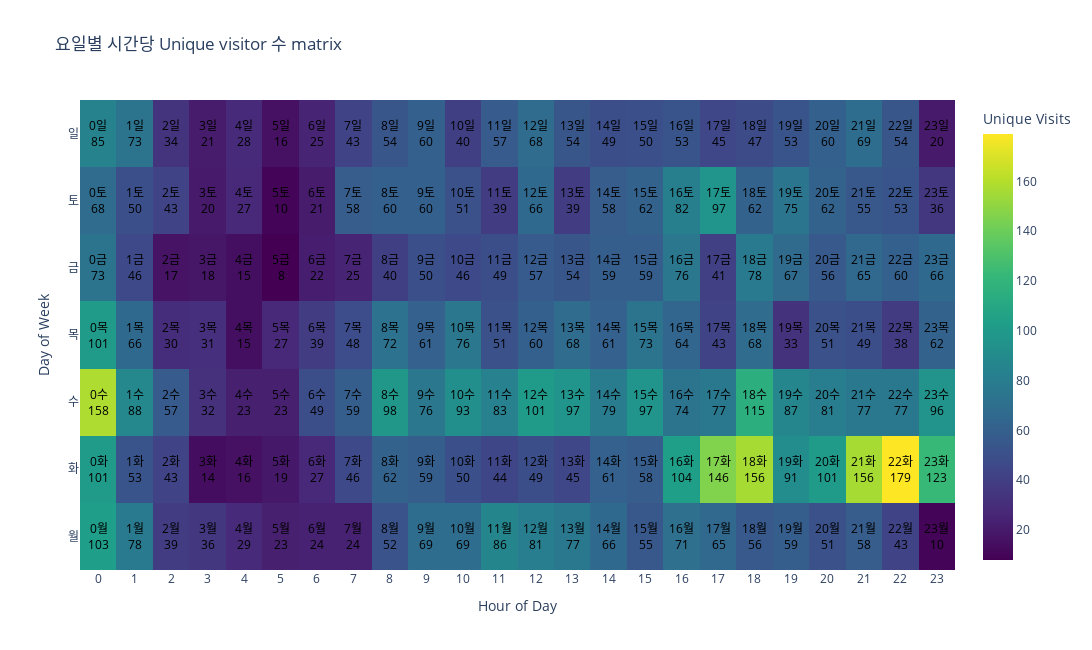

This figure's notebook cell:
### Code cell
# Pivot the data to create a matrix
matrix = data.pivot('day_of_week', 'visit_hour', 'unique_daily_visits').fillna(0)

# Calculate the total for percentages
total = matrix.sum().sum()

# Create the hover text and annotations: count, and merged labels
hover_text = []
annotations = []
days_of_week = ['', '월', '화', '수', '목', '금', '토', '일']
for i, day in enumerate(matrix.index):
    hover_row = []
    for j, hour in enumerate(matrix.columns):
        text = f"{matrix.at[day, hour]} visits<br>{days_of_week[i]} {hour}시"
        hover_row.append(text)

        # If count is more than 0, create an annotation
        if matrix.at[day, hour] > 0:
            annotations.append({
                "x": hour,
                "y": day,
                "xref": "x",
                "yref": "y",
                "text": f"{int(hour)}{days_of_week[i+1]}<br>{int(matrix.at[day, hour])}",
                "showarrow": False,
                "font": {
                    "color": "black"
                }
            })
    hover_text.append(hover_row)

# Create the heatmap
fig = go.Figure(data=go.Heatmap(
    z=matrix.values,
    x=matrix.columns,
    y=matrix.index,
    colorscale='Viridis',
    hoverinfo='text',
    text=hover_text,
    colorbar=dict(title='Unique Visits')
))

fig.update_layout(
    title="요일별 시간당 Unique visitor 수 matrix",
    xaxis=dict(title="Hour of Day", tickvals=list(range(25)), ticktext=[str(i) for i in range(25)]),
    yaxis=dict(title="Day of Week", tickvals=list(range(8)), ticktext=days_of_week),
    annotations=annotations, height=650, width=2000
)

fig.show()

### Figure 1 — Plotly figure (JSON) as saved in the notebook; plotly's stock layout.template omitted (floating-point values rounded to 4 significant figures; data arrays with more than 128 entries replaced by an {"elided": "..."} marker saying what was removed)
{"data": [{"colorbar": {"title": {"text": "Unique Visits"}}, "colorscale": [[0, "#440154"], [0.1111, "#482878"], [0.2222, "#3e4989"], [0.3333, "#31688e"], [0.4444, "#26828e"], [0.5556, "#1f9e89"], [0.6667, "#35b779"], [0.7778, "#6ece58"], [0.8889, "#b5de2b"], [1, "#fde725"]], "hoverinfo": "text", "text": {"elided": "7x24 str values"}, "type": "heatmap", "x": [0, 1, 2, 3, 4, 5, 6, 7, 8, 9, 10, 11, 12, 13, 14, 15, 16, 17, 18, 19, 20, 21, 22, 23], "y": [1, 2, 3, 4, 5, 6, 7], "z": {"elided": "7x24 int values"}}], "layout": {"annotations": [{"font": {"color": "black"}, "showarrow": false, "text": "0월<br>103", "x": 0, "xref": "x", "y": 1, "yref": "y"}, {"font": {"color": "black"}, "showarrow": false, "text": "1월<br>78", "x": 1, "xref": "x", "y": 1, "yref": "y"}, {"font": {"color": "black"}, "showarrow": false, "text": "2월<br>39", "x": 2, "xref": "x", "y": 1, "yref": "y"}, {"font": {"color": "black"}, "showarrow": false, "text": "3월<br>36", "x": 3, "xref": "x", "y": 1, "yref": "y"}, {"font": {"color": "black"}, "showarrow": false, "text": "4월<br>29", "x": 4, "xref": "x", "y": 1, "yref": "y"}, {"font": {"color": "black"}, "showarrow": false, "text": "5월<br>23", "x": 5, "xref": "x", "y": 1, "yref": "y"}, {"font": {"color": "black"}, "showarrow": false, "text": "6월<br>24", "x": 6, "xref": "x", "y": 1, "yref": "y"}, {"font": {"color": "black"}, "showarrow": false, "text": "7월<br>24", "x": 7, "xref": "x", "y": 1, "yref": "y"}, {"font": {"color": "black"}, "showarrow": false, "text": "8월<br>52", "x": 8, "xref": "x", "y": 1, "yref": "y"}, {"font": {"color": "black"}, "showarrow": false, "text": "9월<br>69", "x": 9, "xref": "x", "y": 1, "yref": "y"}, {"font": {"color": "black"}, "showarrow": false, "text": "10월<br>69", "x": 10, "xref": "x", "y": 1, "yref": "y"}, {"font": {"color": "black"}, "showarrow": false, "text": "11월<br>86", "x": 11, "xref": "x", "y": 1, "yref": "y"}, {"font": {"color": "black"}, "showarrow": false, "text": "12월<br>81", "x": 12, "xref": "x", "y": 1, "yref": "y"}, {"font": {"color": "black"}, "showarrow": false, "text": "13월<br>77", "x": 13, "xref": "x", "y": 1, "yref": "y"}, {"font": {"color": "black"}, "showarrow": false, "text": "14월<br>66", "x": 14, "xref": "x", "y": 1, "yref": "y"}, {"font": {"color": "black"}, "showarrow": false, "text": "15월<br>55", "x": 15, "xref": "x", "y": 1, "yref": "y"}, {"font": {"color": "black"}, "showarrow": false, "text": "16월<br>71", "x": 16, "xref": "x", "y": 1, "yref": "y"}, {"font": {"color": "black"}, "showarrow": false, "text": "17월<br>65", "x": 17, "xref": "x", "y": 1, "yref": "y"}, {"font": {"color": "black"}, "showarrow": false, "text": "18월<br>56", "x": 18, "xref": "x", "y": 1, "yref": "y"}, {"font": {"color": "black"}, "showarrow": false, "text": "19월<br>59", "x": 19, "xref": "x", "y": 1, "yref": "y"}, {"font": {"color": "black"}, "showarrow": false, "text": "20월<br>51", "x": 20, "xref": "x", "y": 1, "yref": "y"}, {"font": {"color": "black"}, "showarrow": false, "text": "21월<br>58", "x": 21, "xref": "x", "y": 1, "yref": "y"}, {"font": {"color": "black"}, "showarrow": false, "text": "22월<br>43", "x": 22, "xref": "x", "y": 1, "yref": "y"}, {"font": {"color": "black"}, "showarrow": false, "text": "23월<br>10", "x": 23, "xref": "x", "y": 1, "yref": "y"}, {"font": {"color": "black"}, "showarrow": false, "text": "0화<br>101", "x": 0, "xref": "x", "y": 2, "yref": "y"}, {"font": {"color": "black"}, "showarrow": false, "text": "1화<br>53", "x": 1, "xref": "x", "y": 2, "yref": "y"}, {"font": {"color": "black"}, "showarrow": false, "text": "2화<br>43", "x": 2, "xref": "x", "y": 2, "yref": "y"}, {"font": {"color": "black"}, "showarrow": false, "text": "3화<br>14", "x": 3, "xref": "x", "y": 2, "yref": "y"}, {"font": {"color": "black"}, "showarrow": false, "text": "4화<br>16", "x": 4, "xref": "x", "y": 2, "yref": "y"}, {"font": {"color": "black"}, "showarrow": false, "text": "5화<br>19", "x": 5, "xref": "x", "y": 2, "yref": "y"}, {"font": {"color": "black"}, "showarrow": false, "text": "6화<br>27", "x": 6, "xref": "x", "y": 2, "yref": "y"}, {"font": {"color": "black"}, "showarrow": false, "text": "7화<br>46", "x": 7, "xref": "x", "y": 2, "yref": "y"}, {"font": {"color": "black"}, "showarrow": false, "text": "8화<br>62", "x": 8, "xref": "x", "y": 2, "yref": "y"}, {"font": {"color": "black"}, "showarrow": false, "text": "9화<br>59", "x": 9, "xref": "x", "y": 2, "yref": "y"}, {"font": {"color": "black"}, "showarrow": false, "text": "10화<br>50", "x": 10, "xref": "x", "y": 2, "yref": "y"}, {"font": {"color": "black"}, "showarrow": false, "text": "11화<br>44", "x": 11, "xref": "x", "y": 2, "yref": "y"}, {"font": {"color": "black"}, "showarrow": false, "text": "12화<br>49", "x": 12, "xref": "x", "y": 2, "yref": "y"}, {"font": {"color": "black"}, "showarrow": false, "text": "13화<br>45", "x": 13, "xref": "x", "y": 2, "yref": "y"}, {"font": {"color": "black"}, "showarrow": false, "text": "14화<br>61", "x": 14, "xref": "x", "y": 2, "yref": "y"}, {"font": {"color": "black"}, "showarrow": false, "text": "15화<br>58", "x": 15, "xref": "x", "y": 2, "yref": "y"}, {"font": {"color": "black"}, "showarrow": false, "text": "16화<br>104", "x": 16, "xref": "x", "y": 2, "yref": "y"}, {"font": {"color": "black"}, "showarrow": false, "text": "17화<br>146", "x": 17, "xref": "x", "y": 2, "yref": "y"}, {"font": {"color": "black"}, "showarrow": false, "text": "18화<br>156", "x": 18, "xref": "x", "y": 2, "yref": "y"}, {"font": {"color": "black"}, "showarrow": false, "text": "19화<br>91", "x": 19, "xref": "x", "y": 2, "yref": "y"}, {"font": {"color": "black"}, "showarrow": false, "text": "20화<br>101", "x": 20, "xref": "x", "y": 2, "yref": "y"}, {"font": {"color": "black"}, "showarrow": false, "text": "21화<br>156", "x": 21, "xref": "x", "y": 2, "yref": "y"}, {"font": {"color": "black"}, "showarrow": false, "text": "22화<br>179", "x": 22, "xref": "x", "y": 2, "yref": "y"}, {"font": {"color": "black"}, "showarrow": false, "text": "23화<br>123", "x": 23, "xref": "x", "y": 2, "yref": "y"}, {"font": {"color": "black"}, "showarrow": false, "text": "0수<br>158", "x": 0, "xref": "x", "y": 3, "yref": "y"}, {"font": {"color": "black"}, "showarrow": false, "text": "1수<br>88", "x": 1, "xref": "x", "y": 3, "yref": "y"}, {"font": {"color": "black"}, "showarrow": false, "text": "2수<br>57", "x": 2, "xref": "x", "y": 3, "yref": "y"}, {"font": {"color": "black"}, "showarrow": false, "text": "3수<br>32", "x": 3, "xref": "x", "y": 3, "yref": "y"}, {"font": {"color": "black"}, "showarrow": false, "text": "4수<br>23", "x": 4, "xref": "x", "y": 3, "yref": "y"}, {"font": {"color": "black"}, "showarrow": false, "text": "5수<br>23", "x": 5, "xref": "x", "y": 3, "yref": "y"}, {"font": {"color": "black"}, "showarrow": false, "text": "6수<br>49", "x": 6, "xref": "x", "y": 3, "yref": "y"}, {"font": {"color": "black"}, "showarrow": false, "text": "7수<br>59", "x": 7, "xref": "x", "y": 3, "yref": "y"}, {"font": {"color": "black"}, "showarrow": false, "text": "8수<br>98", "x": 8, "xref": "x", "y": 3, "yref": "y"}, {"font": {"color": "black"}, "showarrow": false, "text": "9수<br>76", "x": 9, "xref": "x", "y": 3, "yref": "y"}, {"font": {"color": "black"}, "showarrow": false, "text": "10수<br>93", "x": 10, "xref": "x", "y": 3, "yref": "y"}, {"font": {"color": "black"}, "showarrow": false, "text": "11수<br>83", "x": 11, "xref": "x", "y": 3, "yref": "y"}, {"font": {"color": "black"}, "showarrow": false, "text": "12수<br>101", "x": 12, "xref": "x", "y": 3, "yref": "y"}, {"font": {"color": "black"}, "showarrow": false, "text": "13수<br>97", "x": 13, "xref": "x", "y": 3, "yref": "y"}, {"font": {"color": "black"}, "showarrow": false, "text": "14수<br>79", "x": 14, "xref": "x", "y": 3, "yref": "y"}, {"font": {"color": "black"}, "showarrow": false, "text": "15수<br>97", "x": 15, "xref": "x", "y": 3, "yref": "y"}, {"font": {"color": "black"}, "showarrow": false, "text": "16수<br>74", "x": 16, "xref": "x", "y": 3, "yref": "y"}, {"font": {"color": "black"}, "showarrow": false, "text": "17수<br>77", "x": 17, "xref": "x", "y": 3, "yref": "y"}, {"font": {"color": "black"}, "showarrow": false, "text": "18수<br>115", "x": 18, "xref": "x", "y": 3, "yref": "y"}, {"font": {"color": "black"}, "showarrow": false, "text": "19수<br>87", "x": 19, "xref": "x", "y": 3, "yref": "y"}, {"font": {"color": "black"}, "showarrow": false, "text": "20수<br>81", "x": 20, "xref": "x", "y": 3, "yref": "y"}, {"font": {"color": "black"}, "showarrow": false, "text": "21수<br>77", "x": 21, "xref": "x", "y": 3, "yref": "y"}, {"font": {"color": "black"}, "showarrow": false, "text": "22수<br>77", "x": 22, "xref": "x", "y": 3, "yref": "y"}, {"font": {"color": "black"}, "showarrow": false, "text": "23수<br>96", "x": 23, "xref": "x", "y": 3, "yref": "y"}, {"font": {"color": "black"}, "showarrow": false, "text": "0목<br>101", "x": 0, "xref": "x", "y": 4, "yref": "y"}, {"font": {"color": "black"}, "showarrow": false, "text": "1목<br>66", "x": 1, "xref": "x", "y": 4, "yref": "y"}, {"font": {"color": "black"}, "showarrow": false, "text": "2목<br>30", "x": 2, "xref": "x", "y": 4, "yref": "y"}, {"font": {"color": "black"}, "showarrow": false, "text": "3목<br>31", "x": 3, "xref": "x", "y": 4, "yref": "y"}, {"font": {"color": "black"}, "showarrow": false, "text": "4목<br>15", "x": 4, "xref": "x", "y": 4, "yref": "y"}, {"font": {"color": "black"}, "showarrow": false, "text": "5목<br>27", "x": 5, "xref": "x", "y": 4, "yref": "y"}, {"font": {"color": "black"}, "showarrow": false, "text": "6목<br>39", "x": 6, "xref": "x", "y": 4, "yref": "y"}, {"font": {"color": "black"}, "showarrow": false, "text": "7목<br>48", "x": 7, "xref": "x", "y": 4, "yref": "y"}, {"font": {"color": "black"}, "showarrow": false, "text": "8목<br>72", "x": 8, "xref": "x", "y": 4, "yref": "y"}, {"font": {"color": "black"}, "showarrow": false, "text": "9목<br>61", "x": 9, "xref": "x", "y": 4, "yref": "y"}, {"font": {"color": "black"}, "showarrow": false, "text": "10목<br>76", "x": 10, "xref": "x", "y": 4, "yref": "y"}, {"font": {"color": "black"}, "showarrow": false, "text": "11목<br>51", "x": 11, "xref": "x", "y": 4, "yref": "y"}, {"font": {"color": "black"}, "showarrow": false, "text": "12목<br>60", "x": 12, "xref": "x", "y": 4, "yref": "y"}, {"font": {"color": "black"}, "showarrow": false, "text": "13목<br>68", "x": 13, "xref": "x", "y": 4, "yref": "y"}, {"font": {"color": "black"}, "showarrow": false, "text": "14목<br>61", "x": 14, "xref": "x", "y": 4, "yref": "y"}, {"font": {"color": "black"}, "showarrow": false, "text": "15목<br>73", "x": 15, "xref": "x", "y": 4, "yref": "y"}, {"font": {"color": "black"}, "showarrow": false, "text": "16목<br>64", "x": 16, "xref": "x", "y": 4, "yref": "y"}, {"font": {"color": "black"}, "showarrow": false, "text": "17목<br>43", "x": 17, "xref": "x", "y": 4, "yref": "y"}, {"font": {"color": "black"}, "showarrow": false, "text": "18목<br>68", "x": 18, "xref": "x", "y": 4, "yref": "y"}, {"font": {"color": "black"}, "showarrow": false, "text": "19목<br>33", "x": 19, "xref": "x", "y": 4, "yref": "y"}, {"font": {"color": "black"}, "showarrow": false, "text": "20목<br>51", "x": 20, "xref": "x", "y": 4, "yref": "y"}, {"font": {"color": "black"}, "showarrow": false, "text": "21목<br>49", "x": 21, "xref": "x", "y": 4, "yref": "y"}, {"font": {"color": "black"}, "showarrow": false, "text": "22목<br>38", "x": 22, "xref": "x", "y": 4, "yref": "y"}, {"font": {"color": "black"}, "showarrow": false, "text": "23목<br>62", "x": 23, "xref": "x", "y": 4, "yref": "y"}, {"font": {"color": "black"}, "showarrow": false, "text": "0금<br>73", "x": 0, "xref": "x", "y": 5, "yref": "y"}, {"font": {"color": "black"}, "showarrow": false, "text": "1금<br>46", "x": 1, "xref": "x", "y": 5, "yref": "y"}, {"font": {"color": "black"}, "showarrow": false, "text": "2금<br>17", "x": 2, "xref": "x", "y": 5, "yref": "y"}, {"font": {"color": "black"}, "showarrow": false, "text": "3금<br>18", "x": 3, "xref": "x", "y": 5, "yref": "y"}, {"font": {"color": "black"}, "showarrow": false, "text": "4금<br>15", "x": 4, "xref": "x", "y": 5, "yref": "y"}, {"font": {"color": "black"}, "showarrow": false, "text": "5금<br>8", "x": 5, "xref": "x", "y": 5, "yref": "y"}, {"font": {"color": "black"}, "showarrow": false, "text": "6금<br>22", "x": 6, "xref": "x", "y": 5, "yref": "y"}, {"font": {"color": "black"}, "showarrow": false, "text": "7금<br>25", "x": 7, "xref": "x", "y": 5, "yref": "y"}, {"font": {"color": "black"}, "showarrow": false, "text": "8금<br>40", "x": 8, "xref": "x", "y": 5, "yref": "y"}, {"font": {"color": "black"}, "showarrow": false, "text": "9금<br>50", "x": 9, "xref": "x", "y": 5, "yref": "y"}, {"font": {"color": "black"}, "showarrow": false, "text": "10금<br>46", "x": 10, "xref": "x", "y": 5, "yref": "y"}, {"font": {"color": "black"}, "showarrow": false, "text": "11금<br>49", "x": 11, "xref": "x", "y": 5, "yref": "y"}, {"font": {"color": "black"}, "showarrow": false, "text": "12금<br>57", "x": 12, "xref": "x", "y": 5, "yref": "y"}, {"font": {"color": "black"}, "showarrow": false, "text": "13금<br>54", "x": 13, "xref": "x", "y": 5, "yref": "y"}, {"font": {"color": "black"}, "showarrow": false, "text": "14금<br>59", "x": 14, "xref": "x", "y": 5, "yref": "y"}, {"font": {"color": "black"}, "showarrow": false, "text": "15금<br>59", "x": 15, "xref": "x", "y": 5, "yref": "y"}, {"font": {"color": "black"}, "showarrow": false, "text": "16금<br>76", "x": 16, "xref": "x", "y": 5, "yref": "y"}, {"font": {"color": "black"}, "showarrow": false, "text": "17금<br>41", "x": 17, "xref": "x", "y": 5, "yref": "y"}, {"font": {"color": "black"}, "showarrow": false, "text": "18금<br>78", "x": 18, "xref": "x", "y": 5, "yref": "y"}, {"font": {"color": "black"}, "showarrow": false, "text": "19금<br>67", "x": 19, "xref": "x", "y": 5, "yref": "y"}, {"font": {"color": "black"}, "showarrow": false, "text": "20금<br>56", "x": 20, "xref": "x", "y": 5, "yref": "y"}, {"font": {"color": "black"}, "showarrow": false, "text": "21금<br>65", "x": 21, "xref": "x", "y": 5, "yref": "y"}, {"font": {"color": "black"}, "showarrow": false, "text": "22금<br>60", "x": 22, "xref": "x", "y": 5, "yref": "y"}, {"font": {"color": "black"}, "showarrow": false, "text": "23금<br>66", "x": 23, "xref": "x", "y": 5, "yref": "y"}, {"font": {"color": "black"}, "showarrow": false, "text": "0토<br>68", "x": 0, "xref": "x", "y": 6, "yref": "y"}, {"font": {"color": "black"}, "showarrow": false, "text": "1토<br>50", "x": 1, "xref": "x", "y": 6, "yref": "y"}, {"font": {"color": "black"}, "showarrow": false, "text": "2토<br>43", "x": 2, "xref": "x", "y": 6, "yref": "y"}, {"font": {"color": "black"}, "showarrow": false, "text": "3토<br>20", "x": 3, "xref": "x", "y": 6, "yref": "y"}, {"font": {"color": "black"}, "showarrow": false, "text": "4토<br>27", "x": 4, "xref": "x", "y": 6, "yref": "y"}, {"font": {"color": "black"}, "showarrow": false, "text": "5토<br>10", "x": 5, "xref": "x", "y": 6, "yref": "y"}, {"font": {"color": "black"}, "showarrow": false, "text": "6토<br>21", "x": 6, "xref": "x", "y": 6, "yref": "y"}, {"font": {"color": "black"}, "showarrow": false, "text": "7토<br>58", "x": 7, "xref": "x", "y": 6, "yref": "y"}, {"font": {"color": "black"}, "showarrow": false, "text": "8토<br>60", "x": 8, "xref": "x", "y": 6, "yref": "y"}, {"font": {"color": "black"}, "showarrow": false, "text": "9토<br>60", "x": 9, "xref": "x", "y": 6, "yref": "y"}, {"font": {"color": "black"}, "showarrow": false, "text": "10토<br>51", "x": 10, "xref": "x", "y": 6, "yref": "y"}, {"font": {"color": "black"}, "showarrow": false, "text": "11토<br>39", "x": 11, "xref": "x", "y": 6, "yref": "y"}, {"font": {"color": "black"}, "showarrow": false, "text": "12토<br>66", "x": 12, "xref": "x", "y": 6, "yref": "y"}, {"font": {"color": "black"}, "showarrow": false, "text": "13토<br>39", "x": 13, "xref": "x", "y": 6, "yref": "y"}, {"font": {"color": "black"}, "showarrow": false, "text": "14토<br>58", "x": 14, "xref": "x", "y": 6, "yref": "y"}, {"font": {"color": "black"}, "showarrow": false, "text": "15토<br>62", "x": 15, "xref": "x", "y": 6, "yref": "y"}, {"font": {"color": "black"}, "showarrow": false, "text": "16토<br>82", "x": 16, "xref": "x", "y": 6, "yref": "y"}, {"font": {"color": "black"}, "showarrow": false, "text": "17토<br>97", "x": 17, "xref": "x", "y": 6, "yref": "y"}, {"font": {"color": "black"}, "showarrow": false, "text": "18토<br>62", "x": 18, "xref": "x", "y": 6, "yref": "y"}, {"font": {"color": "black"}, "showarrow": false, "text": "19토<br>75", "x": 19, "xref": "x", "y": 6, "yref": "y"}, {"font": {"color": "black"}, "showarrow": false, "text": "20토<br>62", "x": 20, "xref": "x", "y": 6, "yref": "y"}, {"font": {"color": "black"}, "showarrow": false, "text": "21토<br>55", "x": 21, "xref": "x", "y": 6, "yref": "y"}, {"font": {"color": "black"}, "showarrow": false, "text": "22토<br>53", "x": 22, "xref": "x", "y": 6, "yref": "y"}, {"font": {"color": "black"}, "showarrow": false, "text": "23토<br>36", "x": 23, "xref": "x", "y": 6, "yref": "y"}, {"font": {"color": "black"}, "showarrow": false, "text": "0일<br>85", "x": 0, "xref": "x", "y": 7, "yref": "y"}, {"font": {"color": "black"}, "showarrow": false, "text": "1일<br>73", "x": 1, "xref": "x", "y": 7, "yref": "y"}, {"font": {"color": "black"}, "showarrow": false, "text": "2일<br>34", "x": 2, "xref": "x", "y": 7, "yref": "y"}, {"font": {"color": "black"}, "showarrow": false, "text": "3일<br>21", "x": 3, "xref": "x", "y": 7, "yref": "y"}, {"font": {"color": "black"}, "showarrow": false, "text": "4일<br>28", "x": 4, "xref": "x", "y": 7, "yref": "y"}, {"font": {"color": "black"}, "showarrow": false, "text": "5일<br>16", "x": 5, "xref": "x", "y": 7, "yref": "y"}, {"font": {"color": "black"}, "showarrow": false, "text": "6일<br>25", "x": 6, "xref": "x", "y": 7, "yref": "y"}, {"font": {"color": "black"}, "showarrow": false, "text": "7일<br>43", "x": 7, "xref": "x", "y": 7, "yref": "y"}, {"font": {"color": "black"}, "showarrow": false, "text": "8일<br>54", "x": 8, "xref": "x", "y": 7, "yref": "y"}, {"font": {"color": "black"}, "showarrow": false, "text": "9일<br>60", "x": 9, "xref": "x", "y": 7, "yref": "y"}, {"font": {"color": "black"}, "showarrow": false, "text": "10일<br>40", "x": 10, "xref": "x", "y": 7, "yref": "y"}, {"font": {"color": "black"}, "showarrow": false, "text": "11일<br>57", "x": 11, "xref": "x", "y": 7, "yref": "y"}, {"font": {"color": "black"}, "showarrow": false, "text": "12일<br>68", "x": 12, "xref": "x", "y": 7, "yref": "y"}, {"font": {"color": "black"}, "showarrow": false, "text": "13일<br>54", "x": 13, "xref": "x", "y": 7, "yref": "y"}, {"font": {"color": "black"}, "showarrow": false, "text": "14일<br>49", "x": 14, "xref": "x", "y": 7, "yref": "y"}, {"font": {"color": "black"}, "showarrow": false, "text": "15일<br>50", "x": 15, "xref": "x", "y": 7, "yref": "y"}, {"font": {"color": "black"}, "showarrow": false, "text": "16일<br>53", "x": 16, "xref": "x", "y": 7, "yref": "y"}, {"font": {"color": "black"}, "showarrow": false, "text": "17일<br>45", "x": 17, "xref": "x", "y": 7, "yref": "y"}, {"font": {"color": "black"}, "showarrow": false, "text": "18일<br>47", "x": 18, "xref": "x", "y": 7, "yref": "y"}, {"font": {"color": "black"}, "showarrow": false, "text": "19일<br>53", "x": 19, "xref": "x", "y": 7, "yref": "y"}, {"font": {"color": "black"}, "showarrow": false, "text": "20일<br>60", "x": 20, "xref": "x", "y": 7, "yref": "y"}, {"font": {"color": "black"}, "showarrow": false, "text": "21일<br>69", "x": 21, "xref": "x", "y": 7, "yref": "y"}, {"font": {"color": "black"}, "showarrow": false, "text": "22일<br>54", "x": 22, "xref": "x", "y": 7, "yref": "y"}, {"font": {"color": "black"}, "showarrow": false, "text": "23일<br>20", "x": 23, "xref": "x", "y": 7, "yref": "y"}], "height": 650, "title": {"text": "요일별 시간당 Unique visitor 수 matrix"}, "width": 2000, "xaxis": {"ticktext": ["0", "1", "2", "3", "4", "5", "6", "7", "8", "9", "10", "11", "12", "13", "14", "15", "16", "17", "18", "19", "20", "21", "22", "23", "24"], "tickvals": [0, 1, 2, 3, 4, 5, 6, 7, 8, 9, 10, 11, 12, 13, 14, 15, 16, 17, 18, 19, 20, 21, 22, 23, 24], "title": {"text": "Hour of Day"}}, "yaxis": {"ticktext": ["", "월", "화", "수", "목", "금", "토", "일"], "tickvals": [0, 1, 2, 3, 4, 5, 6, 7], "title": {"text": "Day of Week"}}}}
